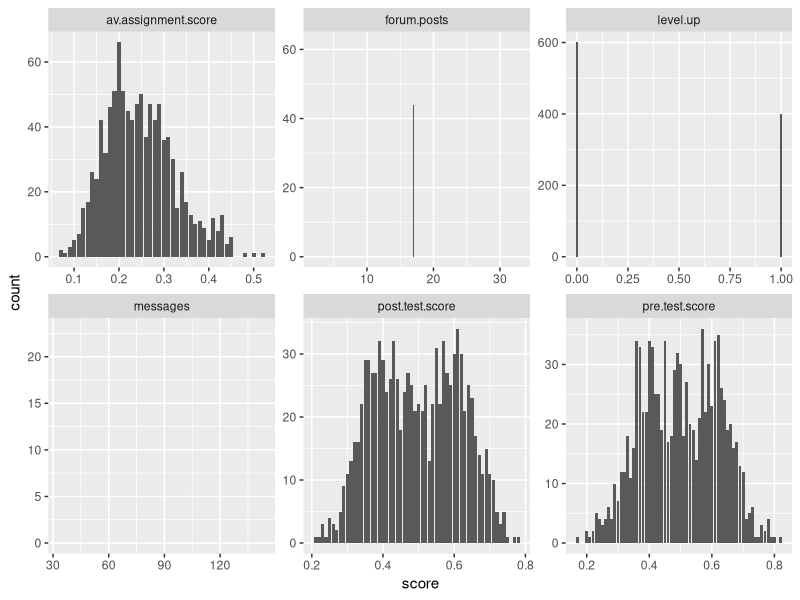
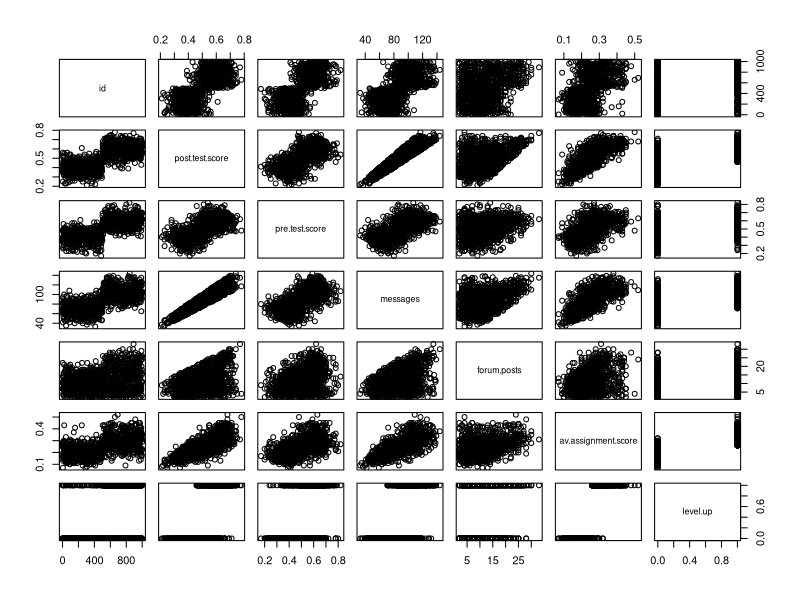
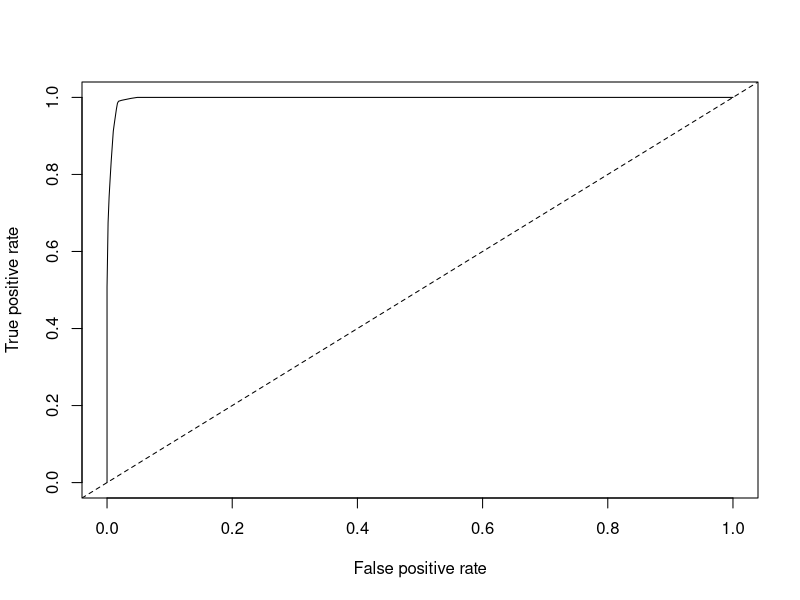
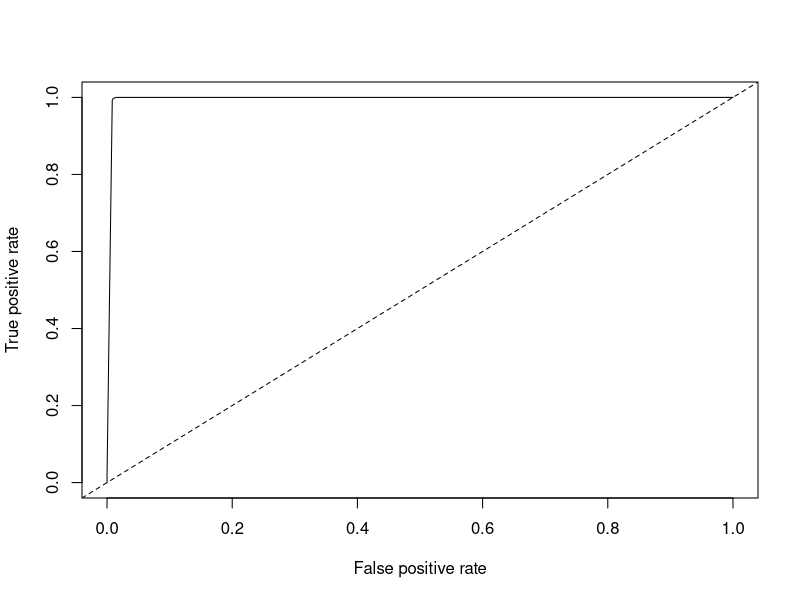

The R script that drew these images, in order:
## ---- chunk 1
D1 <- read.csv("online.data.csv",header = TRUE)
## ---- chunk 2
library(ggplot2)
library(dplyr)
library(tidyr)
library(party)

#Start by creating histograms of the distributions for all variables (#HINT: look up "facet" in the ggplot documentation)
D1$level.up <- ifelse(D1$level.up == "yes", 1,0)
D2 <- gather(D1, "measure", "score", 2:7)
p1 <- ggplot(D2, aes(score)) + facet_wrap(~measure, scales = "free")
p1 + geom_histogram(stat = "count")

#Then visualize the relationships between variables
pairs(D1)
#Try to capture an intution about the data and the relationships

## ---- chunk 3
#Create a classification tree that predicts whether a student "levels up" in the online course using three variables of your choice (As we did last time, set all controls to their minimums)
library(rpart)
D3 <- D1[,-1]
head(D3)
tree1 <- rpart(as.factor(D3$level.up)~forum.posts + pre.test.score + post.test.score, method = "class",data = D3,control=rpart.control(minsplit=1, minbucket=1, cp=0.001))

#Plot and generate a CP table for your tree 
printcp(tree1)
post(tree1)
#Generate a probability value that represents the probability that a student levels up based your classification tree 

D1$pred <- predict(tree1, type = "prob")[,2]#Last class we used type = "class" which predicted the classification for us, this time we are using type = "prob" to see the probability that our classififcation is based on.

## ---- chunk 4
library(ROCR)

#Plot the curve
pred.detail <- prediction(D1$pred, D1$level.up) 
plot(performance(pred.detail, "tpr", "fpr"))
abline(0, 1, lty = 2)

#Calculate the Area Under the Curve
unlist(slot(performance(pred.detail,"auc"), "y.values"))#Unlist liberates the AUC value from the "performance" object created by ROCR

# the area is around 0.9972292.

#Now repeat this process, but using the variables you did not use for the previous model and compare the plots & results of your two models. Which one do you think was the better model? Why?

tree2 <- rpart(as.factor(D3$level.up)~messages+av.assignment.score,method = "class",data = D1,control=rpart.control(minsplit=1, minbucket=1, cp=0.001))
printcp(tree2)
post(tree2)

D1$pred2 <- predict(tree2, type = "prob")[,2]
pred.detail2 <- prediction(D1$pred2, D1$level.up)
plot(performance(pred.detail2, "tpr", "fpr"))
abline(0, 1, lty = 2)

#Calculate the Area Under the Curve
unlist(slot(performance(pred.detail2,"auc"), "y.values"))

# The area is around 0.9958604.
## ---- chunk 5
#Look at the ROC plot for your first model. Based on this plot choose a probability threshold that balances capturing the most correct predictions against false positives. Then generate a new variable in your data set that classifies each student according to your chosen threshold.

D1$threshold.pred1 <- ifelse(D1$pred >=0.8, 1, 0)

#Now generate three diagnostics:

table <- table(D1$threshold.pred1, D1$level.up)
table
D1$accuracy.model1 <- sum(diag(table))/sum(table)
# 0.984

D1$precision.model1 <- table[2,2]/sum(table[2,])
#0.9752475

D1$recall.model1 <- table[2,2]/sum(table[,2])
# 0.985

#Finally, calculate Kappa for your model according to:

#First generate the table of comparisons
table1 <- table(D1$level.up, D1$threshold.pred1)

#Convert to matrix
matrix1 <- as.matrix(table1)

#Calculate kappa
kappa(matrix1, exact = TRUE)/kappa(matrix1)
# 1.133458
## ---- chunk 6
#Now choose a different threshold value and repeat these diagnostics. What conclusions can you draw about your two thresholds?
D1$threshold.pred2 <- ifelse(D1$pred >= 0.9, 1,0)
D1$accuracy.model2 <- mean(ifelse(D1$level.up == D1$threshold.pred2, 1, 0))
#0.959
D1$truepos.model2 <- ifelse(D1$level.up == 1 & D1$threshold.pred2 == 1, 1, 0)
D1$falsepos.model2 <- ifelse(D1$level.up == 0 & D1$threshold.pred2 == 1, 1,0)
D1$falseneg.model2 <- ifelse(D1$level.up == 1 & D1$threshold.pred2 == 0, 1,0)
D1$precision.model2 <- sum(D1$truepos.model2)/(sum(D1$truepos.model2) + sum(D1$falsepos.model2)) 
# 0.9838275
D1$recall.model2 <- sum(D1$truepos.model2)/(sum(D1$truepos.model2) + sum(D1$falseneg.model2))   
# 0.9125

table2 <- table(D1$level.up, D1$threshold.pred2)

#Convert to matrix
matrix2 <- as.matrix(table2)

#Calculate kappa
kappa(matrix2, exact = TRUE)/kappa(matrix2)    
# 1.13268
